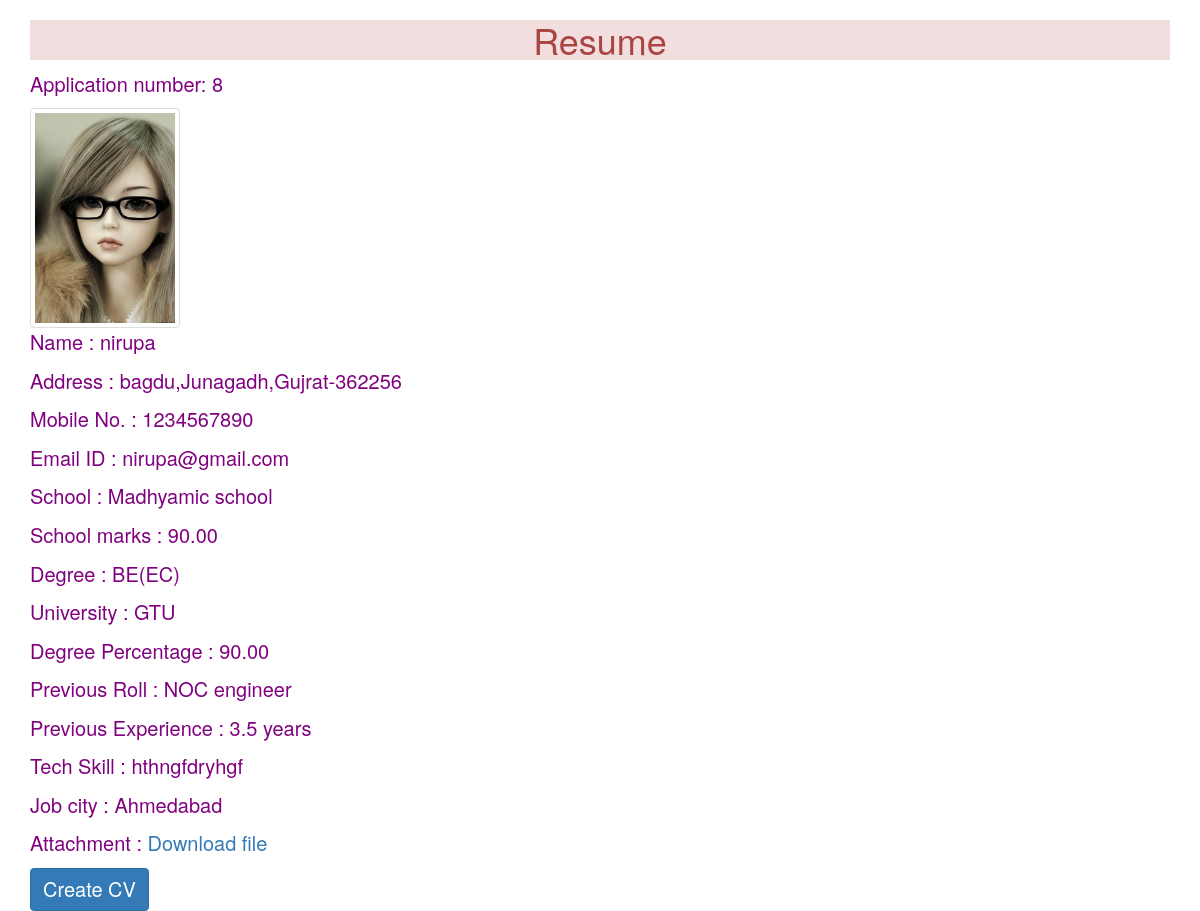
Page /8 on the committed database.
### CVapp/models.py (models this page shows)
class Resume(models.Model):
    name = models.CharField(max_length=100)
    email = models.EmailField(max_length=100)
    mobile = models.PositiveIntegerField()
    locality = models.CharField(max_length=100)
    city = models.CharField(max_length=100)
    pin = models.PositiveIntegerField()
    state = models.CharField(max_length=100)
    School = models.CharField(max_length=200)
    School_marks = models.DecimalField(blank=True, null=True, max_digits=10, decimal_places=2)
    Degree = models.CharField(max_length=200)
    University = models.CharField(max_length=200)
    Degree_percentage = models.DecimalField(blank=True, null=True, max_digits=10, decimal_places=2)
    previous_roll = models.CharField(max_length=100)
    previous_experience = models.CharField(max_length=20)
    Tech_skill = models.CharField(max_length=100)
    job_city = models.CharField(max_length=50)
    profile_image = models.ImageField(upload_to='profileimg', blank=True)
    file = models.FileField(upload_to='doc',blank=True)

### CVapp/views.py (the view)
# urls.py: path('<int:pk>',views.resumeview.as_view(),name='resumeview'),
class resumeview(View):
    def get(self,request,pk):
         user = Resume.objects.get(pk=pk)
         return render(request,'CVapp/view.html',{'user':user})

### CVapp/templates/CVapp/view.html (shortened to what this page needs)
<!doctype html>
<html lang="en">
<head>
     <link rel="stylesheet" href="https://cdn.jsdelivr.net/npm/bootstrap@3.3.7/dist/css/bootstrap.min.css"
>
</head>
<body>
      <div class="container">
          <h1 class="alert-danger text-center"> Resume </h1>
          <div class="row">
              <div class="col-sm-10 shadow p-5 offset-sm-1">
                  <p class="float-end"> Application number: {{user.id}}</p>
                  <img src="{{user.profile_image.url}}" alt="" class="img-fluid img-thumbnail rounded float-right mt-2"
                  width="150" height="150">
                  <p> Name : {{user.name}}</p>
                  <p> Address : {{user.locality}},{{user.city}},{{user.state}}-{{user.pin}}</p>
                  <p> Mobile No. : {{user.mobile}}</p>
                  <p> Email ID : {{user.email}}</p>
                  <p> School : {{user.School}}</p>
                  <p> School marks : {{user.School_marks}}</p>
                  <p> Degree : {{user.Degree}}</p>
                  <p> University : {{user.University}}</p>
                  <p> Degree Percentage : {{user.Degree_percentage}}</p>
                  <p> Previous Roll : {{user.previous_roll}}</p>
                  <p> Previous Experience : {{user.previous_experience}}</p>
                  <p> Tech Skill : {{user.Tech_skill}}</p>
                  <p> Job city : {{user.job_city}}</p>
                  <p> Attachment : <a href="{{user.file.url}}"> Download file </a></p>
                  <a href="cvmaker" class="btn btn-primary" style="font-size:20px;"> Create CV </a>
              </div>
          </div>
      </div>
</body>
</html>

### CVapp/templates/CVapp/view.html (style rules this page uses)
p { font-size : 20px; color : purple; }

### rows in the picture
Resume: id "8", profile_image (picture), name "nirupa", locality "bagdu", city "Junagadh", state "Gujrat", pin "362256", mobile "1234567890", email "nirupa@gmail.com", School "Madhyamic school", School_marks "90.00", Degree "BE(EC)", University "GTU", Degree_percentage "90.00", previous_roll "NOC engineer", previous_experience "3.5 years", Tech_skill "hthngfdryhgf", job_city "Ahmedabad"
